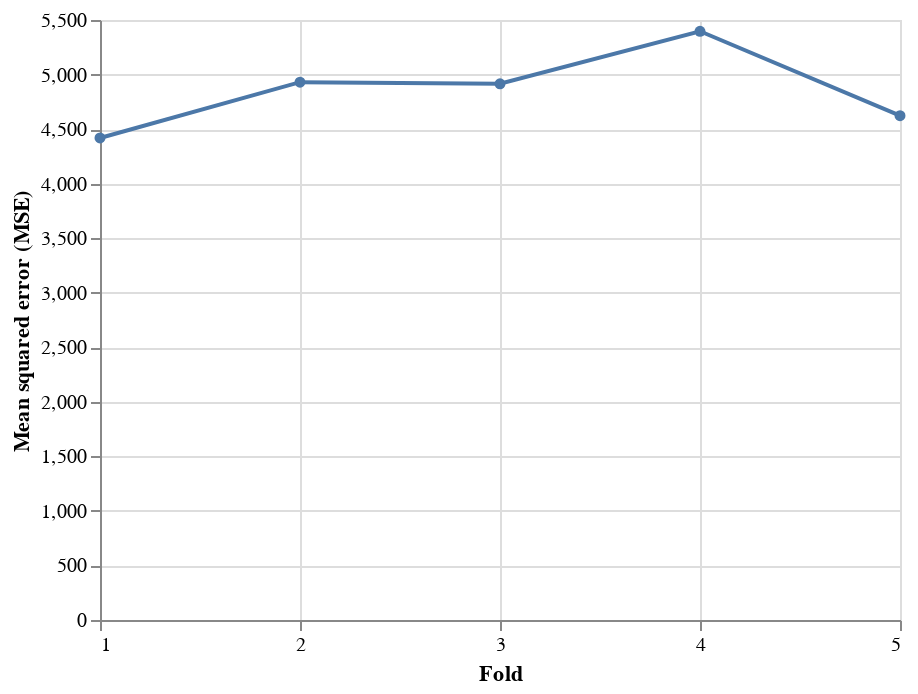

Notebook code cell kept with this figure:
### Code cell
alt.Chart(df_scores_lin.reset_index()).mark_line(
     point=alt.OverlayMarkDef()
).encode(
    x=alt.X("index", bin=False, title="Fold", axis=alt.Axis(tickCount=5)),
    y=alt.Y("lr", aggregate="mean", title="Mean squared error (MSE)")
)

### Figure 1 — Vega-Lite specification as saved in the notebook (floating-point values rounded to 4 significant figures)
{"config": {"view": {"continuousWidth": 400, "continuousHeight": 300}}, "data": {"name": "data-bf5e57246e040714ced36def56d15550"}, "mark": {"type": "line", "point": {}}, "encoding": {"x": {"axis": {"tickCount": 5}, "bin": false, "field": "index", "title": "Fold", "type": "quantitative"}, "y": {"aggregate": "mean", "field": "lr", "title": "Mean squared error (MSE)", "type": "quantitative"}}, "$schema": "https://vega.github.io/schema/vega-lite/v4.17.0.json", "datasets": {"data-bf5e57246e040714ced36def56d15550": [{"index": 1, "lr": 4419.0}, {"index": 2, "lr": 4930.0}, {"index": 3, "lr": 4915.0}, {"index": 4, "lr": 5397.0}, {"index": 5, "lr": 4623.0}]}}
